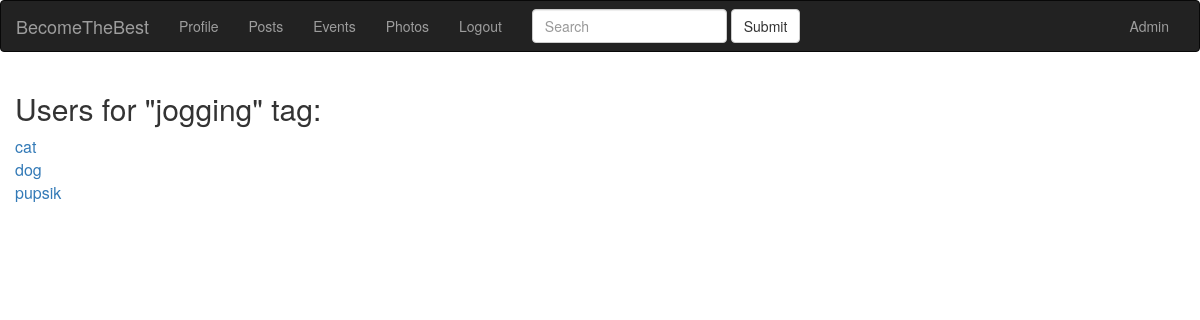
Screenshot of /user/tag/jogging (signed in) with the database file from the repository.
### app/models.py (models this page shows, shortened)
class Tag(db.Model):
    id = db.Column(db.Integer, primary_key=True)
    name = db.Column(db.String(100), unique=True)
    slug = db.Column(db.String(100))

class User(UserMixin, db.Model):
    id = db.Column(db.Integer, primary_key=True)
    email = db.Column(db.String(120), index=True, unique=True)
    username = db.Column(db.String(64), index=True, unique=True)
    password_hash = db.Column(db.String(255))
    date = db.Column(db.DateTime, index=True, default=datetime.utcnow)
    timestamp = db.Column(db.String(128), default=int(time()))
    city = db.Column(db.String(128))
    about_me = db.Column(db.String(140))
    last_seen = db.Column(db.DateTime, default=datetime.utcnow)
    active = db.Column(db.Boolean)
    mentor = db.Column(db.Boolean, default=False)
    level = db.Column(db.Integer, default=0)
    tags = db.relationship(
        'Tag', secondary=user_tags, backref=db.backref('users_tags', lazy='dynamic'))
    roles = db.relationship(
        'Role', secondary=roles_users, backref=db.backref('users_roles', lazy='dynamic'))
    posts = db.relationship('Post', backref='author', lazy='dynamic')
    events = db.relationship('Event', backref='event_author', lazy='dynamic')
    photos = db.relationship('Photo', backref='photo_author', lazy='dynamic')
    followed = db.relationship(
        'User', secondary=followers,
        primaryjoin=(followers.c.follower_id == id),
        secondaryjoin=(followers.c.followed_id == id),
        backref=db.backref('followers', lazy='dynamic'), lazy='dynamic')

### app/blueprints/users/blueprint.py (the view)
@users.route('/tag/<slug>')
@login_required
def tag_detail(slug):
    tag = Tag.query.filter(Tag.slug==slug).first()
    users = tag.users_tags.all()
    return render_template('users/tag_detail.html', tag=tag, users=users)

### app/models.py (called while the page is built)
@login.user_loader
def load_user(id):
    return User.query.get(int(id))

### app/view.py (called while the page is built)
@app.before_request
def before_request():
    if current_user.is_authenticated:
        current_user.last_seen = datetime.utcnow()
        db.session.commit()

### app/blueprints/users/templates/users/tag_detail.html (shortened to what this page needs)
{% extends 'base.html' %} {% block title %} {{ tag.name }} users {% endblock %} {% block content_title %} Users for "{{ tag.name }}" tag: {% endblock %} {% block content %} {% for user in users %}
<div class="user">
    <a href="{{ url_for('user', username=user.username) }}">{{ user.username }}</a>
</div>
{% endfor %}
{% endblock %}

### rows the page displays
Tag: name "jogging"
User: username "cat"
User: username "dog"
User: username "pupsik"
